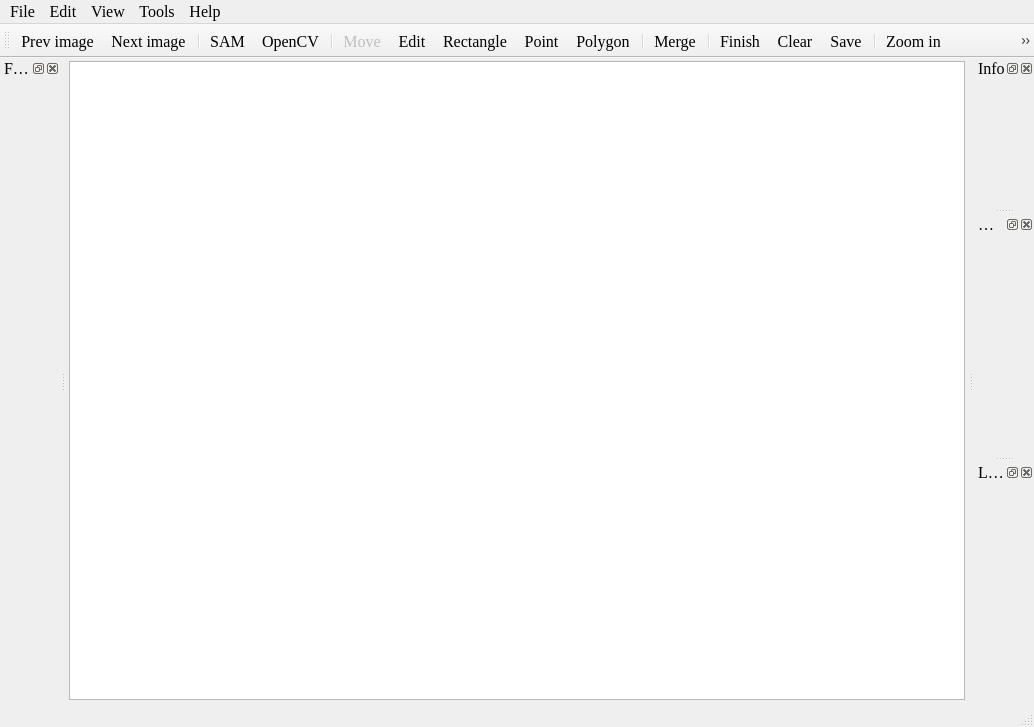
<?xml version="1.0" encoding="UTF-8"?>
<ui version="4.0">
 <class>MainWindow</class>
 <widget class="QMainWindow" name="MainWindow">
  <property name="geometry">
   <rect>
    <x>0</x>
    <y>0</y>
    <width>1034</width>
    <height>727</height>
   </rect>
  </property>
  <property name="minimumSize">
   <size>
    <width>800</width>
    <height>600</height>
   </size>
  </property>
  <property name="font">
   <font>
    <family>Times New Roman</family>
    <pointsize>12</pointsize>
   </font>
  </property>
  <property name="windowTitle">
   <string>ZLabel</string>
  </property>
  <property name="windowIcon">
   <iconset resource="../icons.qrc">
    <normaloff>:/icon/icons/zlabel.svg</normaloff>:/icon/icons/zlabel.svg</iconset>
  </property>
  <widget class="QWidget" name="centralwidget">
   <layout class="QGridLayout" name="gridLayout">
    <property name="leftMargin">
     <number>3</number>
    </property>
    <property name="topMargin">
     <number>3</number>
    </property>
    <property name="rightMargin">
     <number>3</number>
    </property>
    <property name="bottomMargin">
     <number>3</number>
    </property>
    <item row="0" column="0">
     <widget class="Canvas" name="canvas"/>
    </item>
   </layout>
  </widget>
  <widget class="QMenuBar" name="menubar">
   <property name="enabled">
    <bool>true</bool>
   </property>
   <property name="geometry">
    <rect>
     <x>0</x>
     <y>0</y>
     <width>1034</width>
     <height>24</height>
    </rect>
   </property>
   <property name="font">
    <font>
     <family>Times New Roman</family>
     <pointsize>12</pointsize>
    </font>
   </property>
   <property name="autoFillBackground">
    <bool>false</bool>
   </property>
   <property name="defaultUp">
    <bool>false</bool>
   </property>
   <property name="nativeMenuBar">
    <bool>true</bool>
   </property>
   <widget class="QMenu" name="menuFile">
    <property name="font">
     <font>
      <family>Times New Roman</family>
      <pointsize>12</pointsize>
     </font>
    </property>
    <property name="title">
     <string>File</string>
    </property>
    <addaction name="action_import_task"/>
    <addaction name="actionExport"/>
    <addaction name="separator"/>
    <addaction name="actionPrev"/>
    <addaction name="actionNext"/>
    <addaction name="separator"/>
    <addaction name="actionSettings"/>
    <addaction name="actionExit"/>
   </widget>
   <widget class="QMenu" name="menuView">
    <property name="font">
     <font>
      <family>Times New Roman</family>
      <pointsize>12</pointsize>
     </font>
    </property>
    <property name="title">
     <string>View</string>
    </property>
    <addaction name="actionZoom_in"/>
    <addaction name="actionZoom_out"/>
    <addaction name="actionFit_wiondow"/>
    <addaction name="separator"/>
    <addaction name="actionR"/>
    <addaction name="actionG"/>
    <addaction name="actionB"/>
    <addaction name="actionRGB"/>
    <addaction name="actionGray"/>
   </widget>
   <widget class="QMenu" name="menuAbout">
    <property name="font">
     <font>
      <family>Times New Roman</family>
      <pointsize>12</pointsize>
     </font>
    </property>
    <property name="title">
     <string>Help</string>
    </property>
    <widget class="QMenu" name="menuLaguage">
     <property name="enabled">
      <bool>false</bool>
     </property>
     <property name="sizePolicy">
      <sizepolicy hsizetype="MinimumExpanding" vsizetype="MinimumExpanding">
       <horstretch>0</horstretch>
       <verstretch>0</verstretch>
      </sizepolicy>
     </property>
     <property name="minimumSize">
      <size>
       <width>800</width>
       <height>600</height>
      </size>
     </property>
     <property name="title">
      <string>Laguage</string>
     </property>
     <property name="icon">
      <iconset resource="../icons.qrc">
       <normaloff>:/icon/icons/translate.svg</normaloff>:/icon/icons/translate.svg</iconset>
     </property>
     <addaction name="actionChinese"/>
     <addaction name="actionEnglish"/>
    </widget>
    <addaction name="menuLaguage"/>
    <addaction name="actionShortcut"/>
    <addaction name="actionAbout"/>
   </widget>
   <widget class="QMenu" name="menuTools">
    <property name="enabled">
     <bool>true</bool>
    </property>
    <property name="font">
     <font>
      <family>Times New Roman</family>
      <pointsize>12</pointsize>
     </font>
    </property>
    <property name="title">
     <string>Tools</string>
    </property>
   </widget>
   <widget class="QMenu" name="menuEdit">
    <property name="font">
     <font>
      <family>Times New Roman</family>
      <pointsize>12</pointsize>
     </font>
    </property>
    <property name="title">
     <string>Edit</string>
    </property>
    <widget class="QMenu" name="menuAnno_Type">
     <property name="title">
      <string>Anno Type</string>
     </property>
     <addaction name="actionAnnoTypeRectangle"/>
     <addaction name="actionAnnoTypePolygon"/>
     <addaction name="actionAnnoTypeRLEMask"/>
    </widget>
    <addaction name="menuAnno_Type"/>
    <addaction name="actionSAM"/>
    <addaction name="actionOpenCV"/>
    <addaction name="actionMove"/>
    <addaction name="actionEdit"/>
    <addaction name="actionRectangle"/>
    <addaction name="actionPoint"/>
    <addaction name="actionPolygon"/>
    <addaction name="separator"/>
    <addaction name="actionFinish"/>
    <addaction name="actionCancel"/>
    <addaction name="actionSave"/>
    <addaction name="separator"/>
    <addaction name="actionUndo"/>
    <addaction name="actionRedo"/>
    <addaction name="actionMerge"/>
   </widget>
   <addaction name="menuFile"/>
   <addaction name="menuEdit"/>
   <addaction name="menuView"/>
   <addaction name="menuTools"/>
   <addaction name="menuAbout"/>
  </widget>
  <widget class="QStatusBar" name="statusbar">
   <property name="layoutDirection">
    <enum>Qt::LayoutDirection::LeftToRight</enum>
   </property>
  </widget>
  <widget class="QToolBar" name="toolBar">
   <property name="font">
    <font>
     <family>Times New Roman</family>
     <pointsize>12</pointsize>
    </font>
   </property>
   <property name="windowTitle">
    <string>toolBar</string>
   </property>
   <property name="iconSize">
    <size>
     <width>24</width>
     <height>24</height>
    </size>
   </property>
   <property name="toolButtonStyle">
    <enum>Qt::ToolButtonStyle::ToolButtonIconOnly</enum>
   </property>
   <property name="floatable">
    <bool>false</bool>
   </property>
   <attribute name="toolBarArea">
    <enum>TopToolBarArea</enum>
   </attribute>
   <attribute name="toolBarBreak">
    <bool>false</bool>
   </attribute>
   <addaction name="actionPrev"/>
   <addaction name="actionNext"/>
   <addaction name="separator"/>
   <addaction name="actionSAM"/>
   <addaction name="actionOpenCV"/>
   <addaction name="separator"/>
   <addaction name="actionMove"/>
   <addaction name="actionEdit"/>
   <addaction name="actionRectangle"/>
   <addaction name="actionPoint"/>
   <addaction name="actionPolygon"/>
   <addaction name="separator"/>
   <addaction name="actionMerge"/>
   <addaction name="separator"/>
   <addaction name="actionFinish"/>
   <addaction name="actionCancel"/>
   <addaction name="actionSave"/>
   <addaction name="separator"/>
   <addaction name="actionZoom_in"/>
   <addaction name="actionZoom_out"/>
   <addaction name="actionFit_wiondow"/>
   <addaction name="actionVisible"/>
   <addaction name="separator"/>
  </widget>
  <widget class="QDockWidget" name="dock_infos">
   <property name="sizePolicy">
    <sizepolicy hsizetype="MinimumExpanding" vsizetype="Fixed">
     <horstretch>0</horstretch>
     <verstretch>0</verstretch>
    </sizepolicy>
   </property>
   <property name="minimumSize">
    <size>
     <width>0</width>
     <height>0</height>
    </size>
   </property>
   <property name="maximumSize">
    <size>
     <width>150</width>
     <height>150</height>
    </size>
   </property>
   <property name="acceptDrops">
    <bool>false</bool>
   </property>
   <property name="windowTitle">
    <string>Info</string>
   </property>
   <attribute name="dockWidgetArea">
    <number>2</number>
   </attribute>
   <widget class="ZDockInfoContent" name="dockcnt_info"/>
  </widget>
  <widget class="QDockWidget" name="dock_annos">
   <property name="sizePolicy">
    <sizepolicy hsizetype="MinimumExpanding" vsizetype="Fixed">
     <horstretch>0</horstretch>
     <verstretch>0</verstretch>
    </sizepolicy>
   </property>
   <property name="minimumSize">
    <size>
     <width>0</width>
     <height>0</height>
    </size>
   </property>
   <property name="windowTitle">
    <string>Annos</string>
   </property>
   <attribute name="dockWidgetArea">
    <number>2</number>
   </attribute>
   <widget class="ZDockAnnotationContent" name="dockcnt_anno"/>
  </widget>
  <widget class="QDockWidget" name="dock_labels">
   <property name="sizePolicy">
    <sizepolicy hsizetype="MinimumExpanding" vsizetype="Fixed">
     <horstretch>0</horstretch>
     <verstretch>0</verstretch>
    </sizepolicy>
   </property>
   <property name="minimumSize">
    <size>
     <width>0</width>
     <height>0</height>
    </size>
   </property>
   <property name="floating">
    <bool>false</bool>
   </property>
   <property name="features">
    <set>QDockWidget::DockWidgetFeature::DockWidgetClosable|QDockWidget::DockWidgetFeature::DockWidgetFloatable|QDockWidget::DockWidgetFeature::DockWidgetMovable</set>
   </property>
   <property name="allowedAreas">
    <set>Qt::DockWidgetArea::AllDockWidgetAreas</set>
   </property>
   <property name="windowTitle">
    <string>Labels</string>
   </property>
   <attribute name="dockWidgetArea">
    <number>2</number>
   </attribute>
   <widget class="ZDockLabelContent" name="dockcnt_labels">
    <layout class="QVBoxLayout" name="verticalLayout"/>
   </widget>
  </widget>
  <widget class="QDockWidget" name="dock_files">
   <property name="sizePolicy">
    <sizepolicy hsizetype="MinimumExpanding" vsizetype="Expanding">
     <horstretch>0</horstretch>
     <verstretch>0</verstretch>
    </sizepolicy>
   </property>
   <property name="minimumSize">
    <size>
     <width>0</width>
     <height>0</height>
    </size>
   </property>
   <property name="maximumSize">
    <size>
     <width>300</width>
     <height>524287</height>
    </size>
   </property>
   <property name="windowTitle">
    <string>Files</string>
   </property>
   <attribute name="dockWidgetArea">
    <number>1</number>
   </attribute>
   <widget class="ZDockFileContent" name="dockcnt_files">
    <property name="minimumSize">
     <size>
      <width>60</width>
      <height>0</height>
     </size>
    </property>
    <property name="maximumSize">
     <size>
      <width>300</width>
      <height>16777215</height>
     </size>
    </property>
   </widget>
  </widget>
  <action name="actionOpen_dir">
   <property name="enabled">
    <bool>false</bool>
   </property>
   <property name="icon">
    <iconset resource="../icons.qrc">
     <normaloff>:/icon/icons/pic.svg</normaloff>:/icon/icons/pic.svg</iconset>
   </property>
   <property name="text">
    <string>Images dir</string>
   </property>
   <property name="statusTip">
    <string>Open images dir.</string>
   </property>
   <property name="shortcut">
    <string>Ctrl+O</string>
   </property>
  </action>
  <action name="actionZoom_in">
   <property name="icon">
    <iconset resource="../icons.qrc">
     <normaloff>:/icon/icons/zoom-in.svg</normaloff>:/icon/icons/zoom-in.svg</iconset>
   </property>
   <property name="text">
    <string>Zoom in</string>
   </property>
   <property name="statusTip">
    <string>Zoom in.</string>
   </property>
  </action>
  <action name="actionZoom_out">
   <property name="icon">
    <iconset resource="../icons.qrc">
     <normaloff>:/icon/icons/zoom-out.svg</normaloff>:/icon/icons/zoom-out.svg</iconset>
   </property>
   <property name="text">
    <string>Zoom out</string>
   </property>
   <property name="statusTip">
    <string>Zoom out.</string>
   </property>
  </action>
  <action name="actionFit_wiondow">
   <property name="enabled">
    <bool>true</bool>
   </property>
   <property name="icon">
    <iconset resource="../icons.qrc">
     <normaloff>:/icon/icons/fullwidth.svg</normaloff>:/icon/icons/fullwidth.svg</iconset>
   </property>
   <property name="text">
    <string>Fit window</string>
   </property>
   <property name="toolTip">
    <string>Fit window</string>
   </property>
   <property name="statusTip">
    <string>Fit window.</string>
   </property>
   <property name="shortcut">
    <string>F</string>
   </property>
  </action>
  <action name="actionSettings">
   <property name="icon">
    <iconset resource="../icons.qrc">
     <normaloff>:/icon/icons/setting-two.svg</normaloff>:/icon/icons/setting-two.svg</iconset>
   </property>
   <property name="text">
    <string>Setting</string>
   </property>
   <property name="statusTip">
    <string>Setting.</string>
   </property>
  </action>
  <action name="actionExit">
   <property name="icon">
    <iconset resource="../icons.qrc">
     <normaloff>:/icon/icons/power.svg</normaloff>:/icon/icons/power.svg</iconset>
   </property>
   <property name="text">
    <string>Exit</string>
   </property>
   <property name="toolTip">
    <string>Exit</string>
   </property>
   <property name="statusTip">
    <string>Exit.</string>
   </property>
  </action>
  <action name="actionSave_dir">
   <property name="enabled">
    <bool>false</bool>
   </property>
   <property name="icon">
    <iconset resource="../icons.qrc">
     <normaloff>:/icon/icons/folder-open.svg</normaloff>:/icon/icons/folder-open.svg</iconset>
   </property>
   <property name="text">
    <string>Save dir</string>
   </property>
   <property name="iconText">
    <string>Save dir</string>
   </property>
   <property name="statusTip">
    <string>Select Save dir</string>
   </property>
  </action>
  <action name="actionSave">
   <property name="icon">
    <iconset resource="../icons.qrc">
     <normaloff>:/icon/icons/save.svg</normaloff>:/icon/icons/save.svg</iconset>
   </property>
   <property name="text">
    <string>Save</string>
   </property>
   <property name="toolTip">
    <string>Save Project (Ctrl+S)</string>
   </property>
   <property name="statusTip">
    <string>Save Project</string>
   </property>
   <property name="shortcut">
    <string>Ctrl+S</string>
   </property>
  </action>
  <action name="actionPrev">
   <property name="checkable">
    <bool>false</bool>
   </property>
   <property name="icon">
    <iconset resource="../icons.qrc">
     <normaloff>:/icon/icons/back.svg</normaloff>:/icon/icons/back.svg</iconset>
   </property>
   <property name="text">
    <string>Prev image</string>
   </property>
   <property name="toolTip">
    <string>Prev image (A)</string>
   </property>
   <property name="statusTip">
    <string>Prev image (A)</string>
   </property>
   <property name="shortcut">
    <string>A</string>
   </property>
   <property name="menuRole">
    <enum>QAction::MenuRole::TextHeuristicRole</enum>
   </property>
   <property name="priority">
    <enum>QAction::Priority::NormalPriority</enum>
   </property>
  </action>
  <action name="actionNext">
   <property name="icon">
    <iconset resource="../icons.qrc">
     <normaloff>:/icon/icons/next.svg</normaloff>:/icon/icons/next.svg</iconset>
   </property>
   <property name="text">
    <string>Next image</string>
   </property>
   <property name="toolTip">
    <string>Next image (D)</string>
   </property>
   <property name="statusTip">
    <string>Next image (D)</string>
   </property>
   <property name="shortcut">
    <string>D</string>
   </property>
  </action>
  <action name="actionShortcut">
   <property name="icon">
    <iconset resource="../icons.qrc">
     <normaloff>:/icon/icons/keyboard-one.svg</normaloff>:/icon/icons/keyboard-one.svg</iconset>
   </property>
   <property name="text">
    <string>Shortcut</string>
   </property>
  </action>
  <action name="actionAbout">
   <property name="icon">
    <iconset resource="../icons.qrc">
     <normaloff>:/icon/icons/me.svg</normaloff>:/icon/icons/me.svg</iconset>
   </property>
   <property name="text">
    <string>About</string>
   </property>
  </action>
  <action name="actionSAM">
   <property name="checkable">
    <bool>true</bool>
   </property>
   <property name="icon">
    <iconset resource="../icons.qrc">
     <normaloff>:/icon/icons/M_Favicon.ico</normaloff>:/icon/icons/M_Favicon.ico</iconset>
   </property>
   <property name="text">
    <string>SAM</string>
   </property>
   <property name="toolTip">
    <string>SAM (Q)</string>
   </property>
   <property name="statusTip">
    <string>SAM (Q)</string>
   </property>
   <property name="shortcut">
    <string>Q</string>
   </property>
  </action>
  <action name="actionDelete">
   <property name="enabled">
    <bool>false</bool>
   </property>
   <property name="icon">
    <iconset resource="../icons.qrc">
     <normaloff>:/icon/icons/delete-3.svg</normaloff>:/icon/icons/delete-3.svg</iconset>
   </property>
   <property name="text">
    <string>Delete</string>
   </property>
   <property name="toolTip">
    <string>Delete polygon</string>
   </property>
   <property name="statusTip">
    <string>Delete polygon.</string>
   </property>
   <property name="shortcut">
    <string>Del</string>
   </property>
  </action>
  <action name="actionBit_map">
   <property name="checkable">
    <bool>false</bool>
   </property>
   <property name="icon">
    <iconset resource="../icons.qrc">
     <normaloff>:/icon/icons/pic.svg</normaloff>:/icon/icons/pic.svg</iconset>
   </property>
   <property name="text">
    <string>Bit map</string>
   </property>
   <property name="statusTip">
    <string>Show instance or segmeent state.</string>
   </property>
   <property name="shortcut">
    <string>Space</string>
   </property>
  </action>
  <action name="actionTo_top">
   <property name="enabled">
    <bool>false</bool>
   </property>
   <property name="icon">
    <iconset resource="../icons.qrc">
     <normaloff>:/icon/icons/to-top.svg</normaloff>:/icon/icons/to-top.svg</iconset>
   </property>
   <property name="text">
    <string>To top</string>
   </property>
   <property name="toolTip">
    <string>Move polygon to top layer</string>
   </property>
   <property name="statusTip">
    <string>Move polygon to top layer.</string>
   </property>
   <property name="shortcut">
    <string>T</string>
   </property>
  </action>
  <action name="actionTo_bottom">
   <property name="enabled">
    <bool>false</bool>
   </property>
   <property name="icon">
    <iconset resource="../icons.qrc">
     <normaloff>:/icon/icons/to-bottom.svg</normaloff>:/icon/icons/to-bottom.svg</iconset>
   </property>
   <property name="text">
    <string>To bottom</string>
   </property>
   <property name="toolTip">
    <string>Move polygon to bottom layer</string>
   </property>
   <property name="statusTip">
    <string>Move polygon to bottom layer.</string>
   </property>
   <property name="shortcut">
    <string>B</string>
   </property>
  </action>
  <action name="actionToVOC">
   <property name="icon">
    <iconset resource="../icons.qrc">
     <normaloff>:/icon/icons/VOC_32x32.png</normaloff>:/icon/icons/VOC_32x32.png</iconset>
   </property>
   <property name="text">
    <string>To VOC</string>
   </property>
   <property name="toolTip">
    <string>Convert ISAT to VOC</string>
   </property>
   <property name="statusTip">
    <string>Convert ISAT jsons to VOC png images.</string>
   </property>
   <property name="whatsThis">
    <string/>
   </property>
  </action>
  <action name="actionChinese">
   <property name="checkable">
    <bool>true</bool>
   </property>
   <property name="text">
    <string>中文</string>
   </property>
   <property name="font">
    <font>
     <family>Times New Roman</family>
     <pointsize>12</pointsize>
    </font>
   </property>
  </action>
  <action name="actionEnglish">
   <property name="checkable">
    <bool>true</bool>
   </property>
   <property name="text">
    <string>English</string>
   </property>
   <property name="font">
    <font>
     <family>Times New Roman</family>
     <pointsize>12</pointsize>
    </font>
   </property>
  </action>
  <action name="actionBackspace">
   <property name="icon">
    <iconset resource="../icons.qrc">
     <normaloff>:/icon/icons/delete-two.svg</normaloff>:/icon/icons/delete-two.svg</iconset>
   </property>
   <property name="text">
    <string>Backspace</string>
   </property>
   <property name="toolTip">
    <string>Backspace</string>
   </property>
   <property name="statusTip">
    <string>Backspace.</string>
   </property>
   <property name="shortcut">
    <string>Backspace</string>
   </property>
  </action>
  <action name="actionCancel">
   <property name="icon">
    <iconset resource="../icons.qrc">
     <normaloff>:/icon/icons/close-one.svg</normaloff>:/icon/icons/close-one.svg</iconset>
   </property>
   <property name="text">
    <string>Clear</string>
   </property>
   <property name="toolTip">
    <string>Clear All (Ctrl+Del)</string>
   </property>
   <property name="statusTip">
    <string>Clear All (Ctrl+Del)</string>
   </property>
   <property name="shortcut">
    <string>Ctrl+Del</string>
   </property>
  </action>
  <action name="actionFinish">
   <property name="icon">
    <iconset resource="../icons.qrc">
     <normaloff>:/icon/icons/check-one.svg</normaloff>:/icon/icons/check-one.svg</iconset>
   </property>
   <property name="text">
    <string>Finish</string>
   </property>
   <property name="toolTip">
    <string>Submit (Ctrl + Enter)</string>
   </property>
   <property name="statusTip">
    <string>Annotate finished.</string>
   </property>
   <property name="shortcut">
    <string>Ctrl+Return</string>
   </property>
  </action>
  <action name="actionPolygon">
   <property name="enabled">
    <bool>true</bool>
   </property>
   <property name="icon">
    <iconset resource="../icons.qrc">
     <normaloff>:/icon/icons/polygon.svg</normaloff>:/icon/icons/polygon.svg</iconset>
   </property>
   <property name="text">
    <string>Polygon</string>
   </property>
   <property name="toolTip">
    <string>Draw polygon (O)</string>
   </property>
   <property name="statusTip">
    <string>Accurately annotate by drawing polygon.  (O)</string>
   </property>
   <property name="shortcut">
    <string>O</string>
   </property>
  </action>
  <action name="actionVisible">
   <property name="checkable">
    <bool>true</bool>
   </property>
   <property name="checked">
    <bool>true</bool>
   </property>
   <property name="icon">
    <iconset resource="../icons.qrc">
     <normaloff>:/icon/icons/eye-2.svg</normaloff>:/icon/icons/eye-2.svg</iconset>
   </property>
   <property name="text">
    <string>Visible</string>
   </property>
   <property name="toolTip">
    <string>Visible</string>
   </property>
   <property name="statusTip">
    <string>Visible.</string>
   </property>
   <property name="shortcut">
    <string>V</string>
   </property>
  </action>
  <action name="actionExport">
   <property name="icon">
    <iconset resource="../icons.qrc">
     <normaloff>:/icon/icons/efferent-three.svg</normaloff>:/icon/icons/efferent-three.svg</iconset>
   </property>
   <property name="text">
    <string>Export</string>
   </property>
   <property name="toolTip">
    <string>Convert ISAT to COCO</string>
   </property>
   <property name="statusTip">
    <string>Convert ISAT jsons to COCO json.</string>
   </property>
  </action>
  <action name="action_import_task">
   <property name="icon">
    <iconset resource="../icons.qrc">
     <normaloff>:/icon/icons/afferent-three.svg</normaloff>:/icon/icons/afferent-three.svg</iconset>
   </property>
   <property name="text">
    <string>Import</string>
   </property>
  </action>
  <action name="actionTo_LabelMe">
   <property name="icon">
    <iconset resource="../icons.qrc">
     <normaloff>:/icon/icons/labelme_32x32.png</normaloff>:/icon/icons/labelme_32x32.png</iconset>
   </property>
   <property name="text">
    <string>To LabelMe</string>
   </property>
   <property name="toolTip">
    <string>Convert ISAT to LabelMe</string>
   </property>
   <property name="statusTip">
    <string>Convert ISAT jsons to LabelMe jsons.</string>
   </property>
  </action>
  <action name="actionContour_Max_only">
   <property name="checkable">
    <bool>true</bool>
   </property>
   <property name="text">
    <string>Max only</string>
   </property>
   <property name="statusTip">
    <string>Max contour save only.</string>
   </property>
   <property name="whatsThis">
    <string>Max contour save only.</string>
   </property>
   <property name="font">
    <font>
     <family>Times New Roman</family>
     <pointsize>12</pointsize>
    </font>
   </property>
  </action>
  <action name="actionContour_External">
   <property name="checkable">
    <bool>true</bool>
   </property>
   <property name="text">
    <string>External</string>
   </property>
   <property name="statusTip">
    <string>External contour save only.</string>
   </property>
   <property name="whatsThis">
    <string>External contour save only.</string>
   </property>
   <property name="font">
    <font>
     <family>Times New Roman</family>
     <pointsize>12</pointsize>
    </font>
   </property>
  </action>
  <action name="actionContour_All">
   <property name="checkable">
    <bool>true</bool>
   </property>
   <property name="text">
    <string>All</string>
   </property>
   <property name="statusTip">
    <string>All contour save.</string>
   </property>
   <property name="whatsThis">
    <string>All contour save.</string>
   </property>
   <property name="font">
    <font>
     <family>Times New Roman</family>
     <pointsize>12</pointsize>
    </font>
   </property>
  </action>
  <action name="actionModel_manage">
   <property name="icon">
    <iconset resource="../icons.qrc">
     <normaloff>:/icon/icons/list-middle.svg</normaloff>:/icon/icons/list-middle.svg</iconset>
   </property>
   <property name="text">
    <string>Model manage</string>
   </property>
   <property name="statusTip">
    <string>Model manage.</string>
   </property>
   <property name="whatsThis">
    <string>Model manage.</string>
   </property>
   <property name="font">
    <font>
     <family>Times New Roman</family>
     <pointsize>12</pointsize>
    </font>
   </property>
  </action>
  <action name="actionRectangle">
   <property name="icon">
    <iconset resource="../icons.qrc">
     <normaloff>:/icon/icons/rectangle_two_points.svg</normaloff>:/icon/icons/rectangle_two_points.svg</iconset>
   </property>
   <property name="text">
    <string>Rectangle</string>
   </property>
   <property name="toolTip">
    <string>Rectangle (R)</string>
   </property>
   <property name="statusTip">
    <string>Create Two-point Rectangle (R)</string>
   </property>
   <property name="shortcut">
    <string>R</string>
   </property>
  </action>
  <action name="actionPoint">
   <property name="icon">
    <iconset resource="../icons.qrc">
     <normaloff>:/icon/icons/three_dots.svg</normaloff>:/icon/icons/three_dots.svg</iconset>
   </property>
   <property name="text">
    <string>Point</string>
   </property>
   <property name="toolTip">
    <string>Point (P)</string>
   </property>
   <property name="statusTip">
    <string>Create a point (P)</string>
   </property>
   <property name="shortcut">
    <string>P</string>
   </property>
  </action>
  <action name="actionMove">
   <property name="checkable">
    <bool>false</bool>
   </property>
   <property name="enabled">
    <bool>false</bool>
   </property>
   <property name="icon">
    <iconset resource="../icons.qrc">
     <normaloff>:/icon/icons/mouse_pointer.svg</normaloff>:/icon/icons/mouse_pointer.svg</iconset>
   </property>
   <property name="text">
    <string>Move</string>
   </property>
   <property name="toolTip">
    <string>Move (M)</string>
   </property>
   <property name="statusTip">
    <string>Move to select a region (M)</string>
   </property>
   <property name="shortcut">
    <string>M</string>
   </property>
  </action>
  <action name="actionEdit">
   <property name="icon">
    <iconset resource="../icons.qrc">
     <normaloff>:/icon/icons/edit.svg</normaloff>:/icon/icons/edit.svg</iconset>
   </property>
   <property name="text">
    <string>Edit</string>
   </property>
   <property name="toolTip">
    <string>Edit (E)</string>
   </property>
   <property name="statusTip">
    <string>Edit (E)</string>
   </property>
   <property name="shortcut">
    <string>E</string>
   </property>
  </action>
  <action name="actionOpenCV">
   <property name="checkable">
    <bool>true</bool>
   </property>
   <property name="icon">
    <iconset resource="../icons.qrc">
     <normaloff>:/icon/icons/opencv.svg</normaloff>:/icon/icons/opencv.svg</iconset>
   </property>
   <property name="text">
    <string>OpenCV</string>
   </property>
   <property name="toolTip">
    <string>OpenCV (W)</string>
   </property>
   <property name="statusTip">
    <string>Enable OpenCV (W)</string>
   </property>
   <property name="shortcut">
    <string>W</string>
   </property>
  </action>
  <action name="actionUndo">
   <property name="text">
    <string>Undo</string>
   </property>
   <property name="shortcut">
    <string>Ctrl+Z</string>
   </property>
  </action>
  <action name="actionRedo">
   <property name="text">
    <string>Redo</string>
   </property>
   <property name="shortcut">
    <string>Ctrl+Y</string>
   </property>
  </action>
  <action name="actionNew_Project">
   <property name="text">
    <string>New Project</string>
   </property>
  </action>
  <action name="actionR">
   <property name="checkable">
    <bool>true</bool>
   </property>
   <property name="checked">
    <bool>false</bool>
   </property>
   <property name="enabled">
    <bool>false</bool>
   </property>
   <property name="icon">
    <iconset resource="../icons.qrc">
     <normaloff>:/icon/icons/channel_r.svg</normaloff>:/icon/icons/channel_r.svg</iconset>
   </property>
   <property name="text">
    <string>R</string>
   </property>
  </action>
  <action name="actionG">
   <property name="checkable">
    <bool>true</bool>
   </property>
   <property name="enabled">
    <bool>false</bool>
   </property>
   <property name="icon">
    <iconset resource="../icons.qrc">
     <normaloff>:/icon/icons/channel_g.svg</normaloff>:/icon/icons/channel_g.svg</iconset>
   </property>
   <property name="text">
    <string>G</string>
   </property>
  </action>
  <action name="actionB">
   <property name="checkable">
    <bool>true</bool>
   </property>
   <property name="enabled">
    <bool>false</bool>
   </property>
   <property name="icon">
    <iconset resource="../icons.qrc">
     <normaloff>:/icon/icons/channel_b.svg</normaloff>:/icon/icons/channel_b.svg</iconset>
   </property>
   <property name="text">
    <string>B</string>
   </property>
  </action>
  <action name="actionRGB">
   <property name="checkable">
    <bool>true</bool>
   </property>
   <property name="checked">
    <bool>true</bool>
   </property>
   <property name="icon">
    <iconset resource="../icons.qrc">
     <normaloff>:/icon/icons/channel.svg</normaloff>:/icon/icons/channel.svg</iconset>
   </property>
   <property name="text">
    <string>RGB</string>
   </property>
  </action>
  <action name="actionGray">
   <property name="checkable">
    <bool>true</bool>
   </property>
   <property name="enabled">
    <bool>false</bool>
   </property>
   <property name="icon">
    <iconset resource="../icons.qrc">
     <normaloff>:/icon/icons/channel_gray.svg</normaloff>:/icon/icons/channel_gray.svg</iconset>
   </property>
   <property name="text">
    <string>Gray</string>
   </property>
  </action>
  <action name="actionMerge">
   <property name="icon">
    <iconset resource="../icons.qrc">
     <normaloff>:/icon/icons/merge.svg</normaloff>:/icon/icons/merge.svg</iconset>
   </property>
   <property name="text">
    <string>Merge</string>
   </property>
   <property name="toolTip">
    <string>Merge (G)</string>
   </property>
   <property name="statusTip">
    <string>Merge multiple shapes (G)</string>
   </property>
   <property name="shortcut">
    <string>G</string>
   </property>
  </action>
  <action name="actionAnnoTypeRectangle">
   <property name="text">
    <string>Rectangle</string>
   </property>
  </action>
  <action name="actionAnnoTypePolygon">
   <property name="text">
    <string>Polygon</string>
   </property>
  </action>
  <action name="actionAnnoTypeRLEMask">
   <property name="text">
    <string>RLE Mask</string>
   </property>
  </action>
 </widget>
 <customwidgets>
  <customwidget>
   <class>Canvas</class>
   <extends>QGraphicsView</extends>
   <header>zlabel.widgets.canvas</header>
  </customwidget>
  <customwidget>
   <class>ZDockInfoContent</class>
   <extends>QWidget</extends>
   <header>zlabel.widgets.dock_info</header>
   <container>1</container>
  </customwidget>
  <customwidget>
   <class>ZDockFileContent</class>
   <extends>QWidget</extends>
   <header>zlabel.widgets.dock_file</header>
   <container>1</container>
  </customwidget>
  <customwidget>
   <class>ZDockAnnotationContent</class>
   <extends>QWidget</extends>
   <header>zlabel.widgets.dock_anno</header>
   <container>1</container>
  </customwidget>
  <customwidget>
   <class>ZDockLabelContent</class>
   <extends>QWidget</extends>
   <header>zlabel.widgets.dock_label</header>
   <container>1</container>
  </customwidget>
 </customwidgets>
 <resources>
  <include location="../icons.qrc"/>
 </resources>
 <connections/>
</ui>
